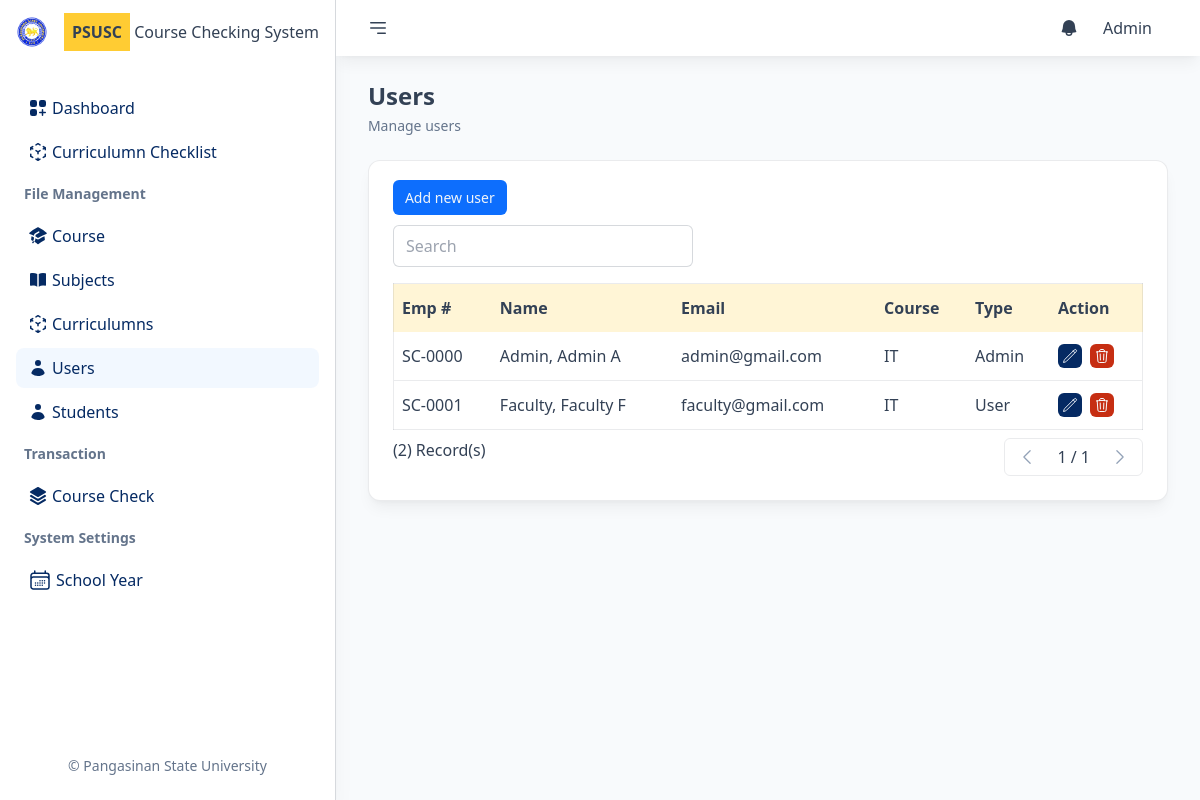
The page /users (signed in) on the database as committed earlier.
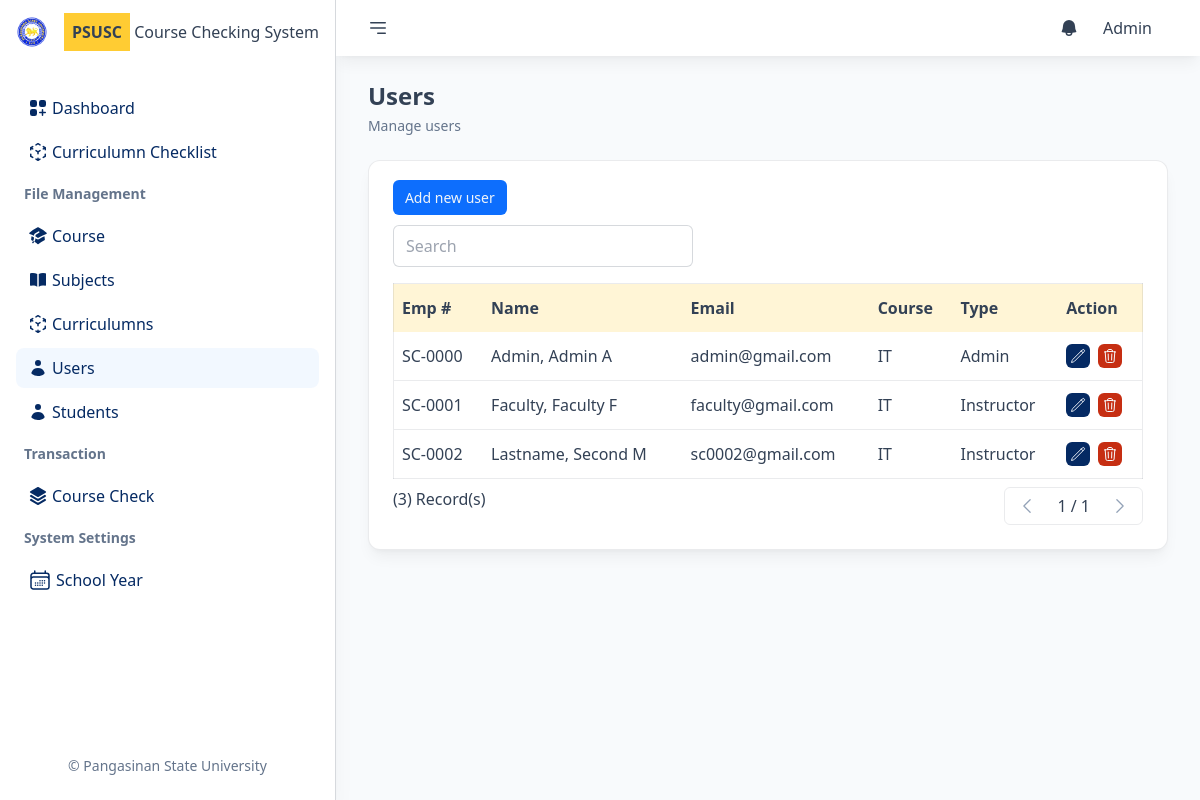
The same page on the database as committed later.
### tables this page shows
CREATE TABLE `users` (
  `id` int(11) NOT NULL,
  `empno` varchar(50) NOT NULL,
  `fname` varchar(150) NOT NULL,
  `lname` varchar(150) NOT NULL,
  `mname` varchar(150) NOT NULL,
  `email` varchar(150) NOT NULL,
  `password` varchar(150) NOT NULL,
  `courseId` int(11) NOT NULL,
  `userType` varchar(50) NOT NULL
);

CREATE TABLE `courses` (
  `id` int(11) NOT NULL,
  `course` varchar(150) NOT NULL,
  `description` varchar(300) NOT NULL
);

### index.php (called while the page is built, shortened)
<?php
Route::contentToRender();

### Models/User.php (called while the page is built, shortened)
<?php
class User extends Model
{
    protected $id;
    protected $empno;
    protected $fname;
    protected $lname;
    protected $mname;
    protected $email;
    protected $courseId;
    protected $userType;
    public function __construct($id, $empno, $fname, $lname, $mname, $email, $password, $courseId, $userType)
    {
        $this->id = $id;
        $this->empno = $empno;
        $this->fname = $fname;
        $this->lname = $lname;
        $this->mname = $mname;
        $this->email = $email;
        $this->courseId = $courseId;
        $this->userType = $userType;
    }
    public function getId()
    {
        return $this->id;
    }
    public function getEmpno()
    {
        return $this->empno;
    }
    public function getFname()
    {
        return $this->fname;
    }
    public function getEmail()
    {
        return $this->email;
    }
    public function getUserType()
    {
        return $this->userType;
    }
    public function getFullname()
    {
        return $this->lname . ", " . $this->fname . " " . ucfirst($this->mname[0]);
    }
    public function getCourse()
    {
        return Cours::getById($this->courseId);
    }
    public static function getAll()
    {
        $m = Model::getInstance();
        $list = [];
        $r = $m->all('users');
        if ($r) {
            foreach ($r as $v) {
                $data = new User(...$v);
                $list[] = $data;
            }
        }
        return $list;
    }
    public static function getById($value)
    {
        $m = Model::getInstance();
        $data = NULL;
        $r = $m->getOne('users', 'id', $value);
        if ($r) {
            $data = new User(...$r);
        }
        return $data;
    }
}

### Models/Model.php (called while the page is built, shortened)
<?php
class Model
{
    private static $instance;
    private $conn;
    public static function getInstance()
    {
        if (!self::$instance) {
            self::$instance = new Model();
        }
        return self::$instance;
    }
    private function connect()
    {
        if (!$this->conn) {
            try {
                $this->conn = new \PDO("mysql:host=" . SERVER . ";dbname=" . DB_NAME . "", USERNAME, PASSWORD);
                $this->conn->setAttribute(\PDO::ATTR_ERRMODE, \PDO::ERRMODE_EXCEPTION);
            } catch (\PDOException $e) {
                throw new \PDOException("Database connection error: " . $e->getMessage());
            }
        }
    }
    protected function executeQuery($query, $params = array())
    {
        try {
            $stmt  = $this->conn->prepare($query);
            $stmt->execute($params);
            $lastInsertId = $this->conn->lastInsertId();
            $result = new \stdClass();
            $result->stmt = $stmt;
            $result->lastInsertId = $lastInsertId;
            return $result;
        } catch (\PDOException $e) {
            return $e->getMessage();
        }
    }
    public function getOne($table, $field, $id)
    {
        try {
            $stmt = $this->executeQuery("SELECT * FROM $table WHERE $field=:id", array(':id' => $id));
            return $stmt->stmt->fetch(\PDO::FETCH_ASSOC);
        } catch (\PDOException $e) {
            return $e->getMessage();
        }
    }
    public function all($table)
    {
        $stmt = $this->executeQuery("SELECT * FROM $table");
        return $stmt->stmt->fetchAll(\PDO::FETCH_ASSOC);
    }
}

### Models/Cours.php (called while the page is built, shortened)
<?php
class Cours extends Model
{
    protected $course;
    public function __construct($id, $course, $description)
    {
        $this->course = $course;
    }
    public function getCourse()
    {
        return $this->course;
    }
    public static function getById($value)
    {
        $m = Model::getInstance();
        $data = NULL;
        $r = $m->getOne('courses', 'id', $value);
        if ($r) {
            $data = new Cours(...$r);
        }
        return $data;
    }
}

### public/pages/users/usersview.php (the view, shortened to what the changed rows need)
<?php
require_once(TEMPLATE_PATH . "/header.php");
require_once(TEMPLATE_PATH . "/nav.php");
?>
<div class="px-8">
    <div class="bg-white p-6 rounded-xl shadow-lg shadow-black/5 border border-slate-700/10">
        <div class="">
            <table class="w-full border border-slate-700/10 mb-2" id="dataTable">
                <thead>
                    <tr class="bg-accent/20 text-left ">
                        <th class="px-2 py-3">Emp #</th>
                        <th class="px-2 py-3">Name</th>
                        <th class="px-2 py-3">Email</th>
                        <th class="px-2 py-3">Course</th>
                        <th class="px-2 py-3">Type</th>
                        <th class=" px-2 py-3">Action</th>
                    </tr>
                </thead>
                <tbody class="divide-y divide-slate-700/10 " id="tableBody">
                    <?php
                    foreach ($users as $user) :
                    ?>
                        <tr class="transition-all">
                            <td class="px-2 py-3"><?= $user->getEmpno() ?></td>
                            <td class="px-2 py-3"><?= $user->getFullName() ?></td>
                            <td class="px-2 py-3"><?= $user->getEmail() ?></td>
                            <td class="px-2 py-3"><?= $user->getCourse()->getCourse() ?></td>
                            <td class="px-2 py-3"><?= $user->getUserType() ?></td>
                            <td class="px-2 py-3 flex flex-row item-center gap-2">
                                <a href="#" data-remote="/users/edit/<?= $user->getId() ?>" data-size="w-full md:w-2/5 lg:w-1/5" class="pop text-sm bg-brand-dark hover:bg-brand-light transition-all text-slate-200 p-1 rounded-md">
                                </a>
                                <a href="#" data-remote="/users/confirm/<?= $user->getId() ?>" data-size="w-full md:w-2/5 lg:w-1/5" class="pop text-sm bg-danger-light hover:bg-danger transition-all text-slate-50 p-1 rounded-md">
                                </a>
                            </td>
                        </tr>
                    <?php
                    endforeach;
                    ?>
                </tbody>
            </table>
            <div class="flex flex-row justify-between">
                <div class="">
                    <p>(<?= sizeof($users) ?>) Record(s)</p>
                </div>
            </div>
        </div>
    </div>
</div>
<?php
require_once(TEMPLATE_PATH . "/footer.php");
?>

### public/template/nav.php (shortened to what the changed rows need)
<div class="relative h-screen overflow-y-auto flex-auto flex gap-6 flex-col">
    <div class="sticky top-0 px-8 py-2 flex flex-row justify-between items-center bg-white shadow-lg shadow-black/5">
        <div class="flex flex-row gap-4 p-2 items-center">
            <div class="relative group">
                <a href="#" class="p-2">
                    <?= $userdata->getFname() ?>
                </a>
            </div>
        </div>
    </div>
    <div class="px-8">
        <h2 class="text-2xl font-semibold mb-1"><?= ucfirst($pageTitle) ?></h2>
    </div>

Rows that differ between the two databases and show on the page:
changed users "SC-0001": userType "User" → "Instructor"
added users: empno "SC-0002", $user->getFullName() "Lastname, Second M", email "sc0002@gmail.com", Course "IT", userType "Instructor"
Other text that changed with them:
sizeof($users): "2" → "3"
